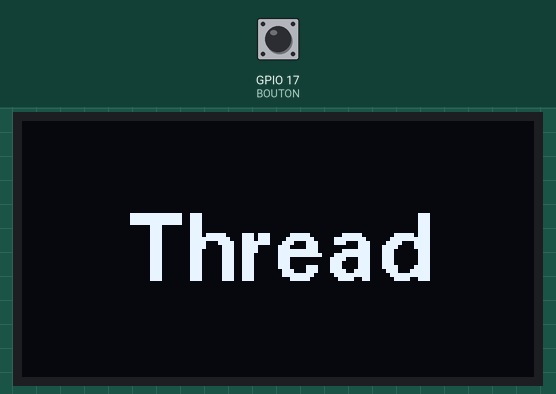
Recording of a sketch running on a simulated ESP32. Parts: 128×64 one-colour display. The inputs (shaded band) are chosen by the test bench; at power-on: GPIO 17 (BOUTON) HIGH.

Above: at 0.2 s.
At 2.8 s:
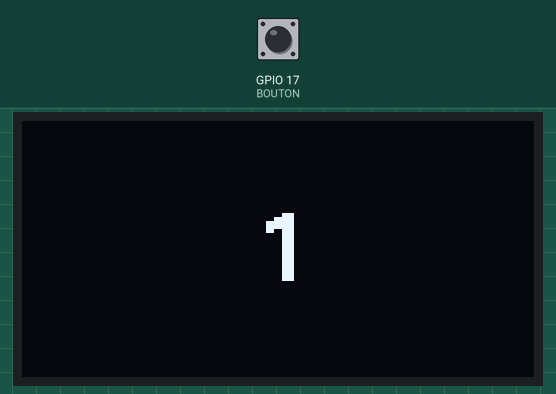
2.9 s: GPIO 17 (BOUTON) pulled LOW for 0.15 s
At 3.9 s:
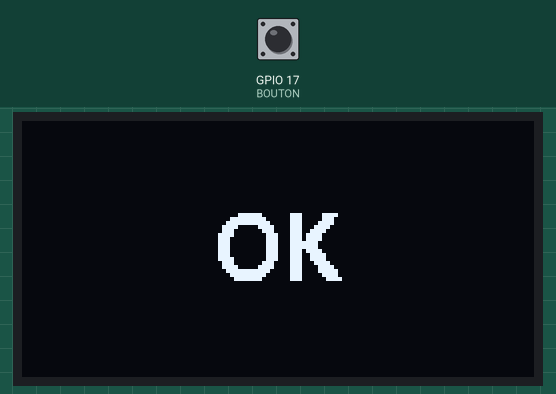
6.0 s: GPIO 17 (BOUTON) pulled LOW for 1 s
9.5 s: GPIO 17 (BOUTON) pulled LOW for 3.2 s
Timing chart, 0 to 12.5 s (numbered marks = the images above; inputs shaded):
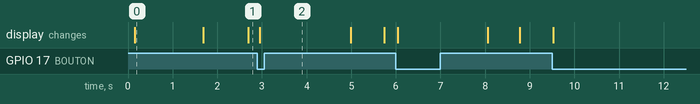

The sketch:

main.ino
```cpp
#include <Arduino.h>
#include <U8g2lib.h>
#include "freertos/FreeRTOS.h"
#include "freertos/semphr.h"

#define BOUTON 17

// Configuration de l'écran OLED SSD1306 via I2C avec la bibliothèque U8g2
// OLED SSD1306 display configuration using the U8g2 library (I2C)
U8G2_SSD1306_128X64_NONAME_F_HW_I2C u8g2(
  U8G2_R0,     // rotation de l’écran (R0 = normal) / display rotation (R0 = normal)
  U8X8_PIN_NONE, // pas de pin reset séparé / no separate reset pin
  22,          // SCL = GPIO22
  23          // SDA = GPIO23
);

// Variables d'affichage, initialisées à 0 puis configurées dans le setup()
// Display variables, initialized to 0 and configured later in setup()
int largeurEcran =  0;
int hauteurEcran = 0;
int posTexteY = 0;

SemaphoreHandle_t mutex;// Mutex pour protéger les ressources partagées / Shared resources mutex

// Variables globales pour le chronomètre et le compteur
// Global variables for the timer and counter
unsigned long  previousMillis = 0;
int compteur = 0;

/**
 * @brief Met à jour l'écran OLED avec un message centré.
 * @brief Updates the OLED display with a centered message.
 *
 * Efface le buffer, affiche le texte via text_screen()
 * et envoie le contenu à l'écran.
 * Clears the buffer, draws the text using text_screen(),
 * and sends it to the display.
 *
 * @param msg Texte à afficher / Text to display
 */
void display_screen(const char *msg)
{
  u8g2.clearBuffer();
  text_screen(msg);
  u8g2.sendBuffer();
}

/**
 * @brief Affiche un texte centré sur l'écran OLED
 * @brief Displays centered text on the OLED display
 *
 * Calcule la position horizontale pour centrer le texte
 * et l'affiche à la position verticale définie.
 * Calculates horizontal position to center the text
 * and draws it at the defined vertical position.
 *
 * @param msg Texte à afficher / Text to display
 */
void text_screen(const char *msg)
{
  u8g2.setFont(u8g2_font_fub17_tf);
  int positionMsg = (largeurEcran - u8g2.getStrWidth(msg)) / 2;
  u8g2.drawStr(positionMsg, posTexteY, msg);
}

/**
 * @brief Tâche FreeRTOS qui surveille l'état du bouton
 * @brief FreeRTOS task that monitors the button state
 *
 * Si le bouton est pressé, la tâche prend le mutex,
 * affiche "OK" sur l'écran pendant 2 secondes,
 * puis libère le mutex pour permettre à d'autres tâches
 * d'accéder à l'écran.
 *
 * If the button is pressed, the task takes the mutex,
 * displays "OK" on the OLED for 2 seconds,
 * then releases the mutex to allow other tasks
 * to access the display.
 *
 * @param params Paramètres de la tâche (non utilisés)
 * @param params Task parameters (not used)
 */
void monThread(void *params)
{
  while(true)
  {
    if(digitalRead(BOUTON) == LOW)
    {
      if (xSemaphoreTake(mutex, portMAX_DELAY))// Vérification si le mutex est libre / Check if mutex is free
      {
        display_screen("OK");
        vTaskDelay(pdMS_TO_TICKS(2000)); // Attend 2000 ms (2 secondes) sans bloquer le CPU / Waits 2000 ms (2 seconds) without blocking the CPU
        xSemaphoreGive(mutex);// Libère le mutex / Release mutex
      }
    }
  }
}

void setup()
{
  Serial.begin(115200);
  u8g2.begin();
  delay(100);

  // Récupération des dimensions de l'écran / Get the screen dimensions
  largeurEcran = u8g2.getDisplayWidth();
  hauteurEcran = u8g2.getDisplayHeight();
  posTexteY = (hauteurEcran / 2) + 8;// Position verticale du texte / Vertical text position

   // Display initial message "Thread" / Affichage d'un message initial "Thread"
  display_screen("Thread");
  delay(1500);

  // Configuration du bouton (résistance pull-up interne) / Configure the button (internal pull-up resistor)
  pinMode(BOUTON, INPUT_PULLUP);

  // Création du mutex / Create a mutex
  mutex = xSemaphoreCreateMutex();

  // Création de la tâche FreeRTOS / Create a FreeRTOS task
  xTaskCreatePinnedToCore(monThread, "monThread", 2048, NULL, 1, NULL, 1);

  // Initialisation du chrono / Initialize the timer
  previousMillis = millis();
}

void loop()
{
  // Conversion du compteur en texte / Convert compteur to text
  char text[10];
  sprintf(text, "%d", compteur);

  // màj de l'écran si mutex libre / Update display if mutex is free
  if (xSemaphoreTake(mutex, 0) == pdTRUE)
  {
    display_screen(text);
    xSemaphoreGive(mutex);// Libère le mutex / Release mutex
  }

  // Gestion du chronomètre / Handle timer
  unsigned long currentMillis = millis();
  if(currentMillis - previousMillis >= 1000)
  {
    previousMillis = currentMillis;
    compteur++;
  }

  vTaskDelay(pdMS_TO_TICKS(10));// Pause courte non bloquante / Short non-blocking delay
}
```

Measured:
- after the input at 2.9 s, the display: changes after 0.05 s (image 2)
- what the display in image 0 shows lasts 1.5 s, from 0.2 s to 1.7 s
